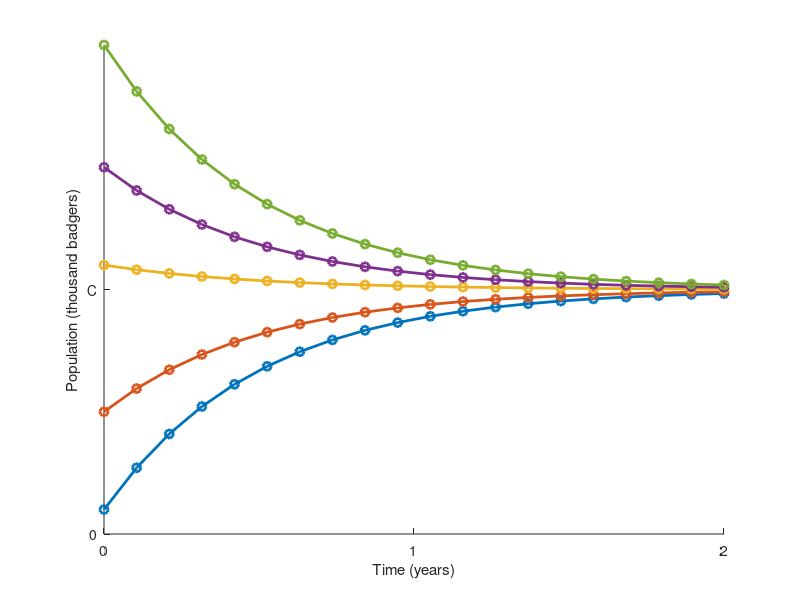

Source code (MATLAB): (Note: this script raises an error after producing the figure.)
% define some fixed variables for all plots
nx = 30;        % number of grid points in x direction
ny = 30;        % number of grid points in y direction
xmin =  0.0;    % minimum x value
xmax =  2.0;    % maximum x value
ymin =  0.0;    % minimum y value
ymax =  2.0;    % maximum y value




% plot the logistic equation phase diagram
k = 2;   % growth rate
C = 1;   % carrying capacity
t     = linspace(xmin,xmax,20);
inits = [0.1,0.5,1.1,1.5,2.0];  % starting points

hold on
for y0 = inits
  y = C + exp(-k*t/C)*(y0-C);
  plot(t,y,'o-','Linewidth',2)
end

xlim([xmin,xmax])
ylim([ymin,ymax])
yticks([0,1])
yticklabels({'0','C'})
xticks([0,1,2])
ylabel('Population (thousand badgers)')
xlabel('Time (years)')

yline(0,'r-.','LineWidth',5)
yline(1,'r-.','LineWidth',5)

saveas(gcf,'../fig/004-logistic.png')



  
